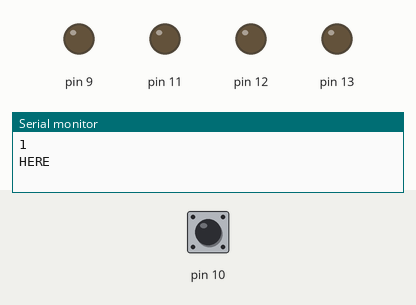
Recording of a sketch running on a simulated Arduino Uno, built with avr-gcc and run on an emulated ATmega328P. On the bench: output pins drawn as LEDs (lit = HIGH), the last lines printed to the serial monitor. The inputs (shaded band) are chosen by the test bench; at power-on: pin 10 HIGH.

Above: at 0.2 s.
At 0.7 s:
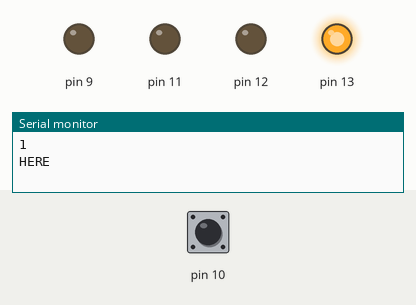
At 1.7 s:
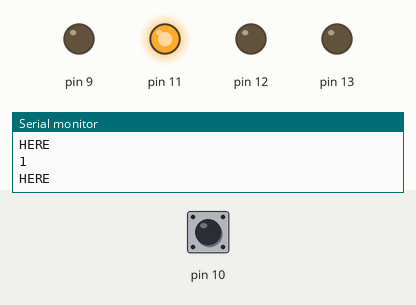
At 2.7 s:
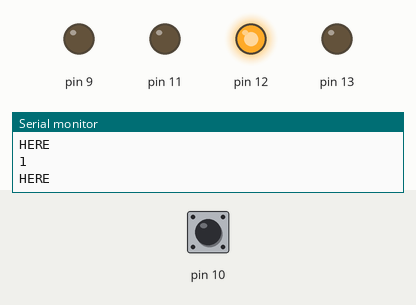
Timing chart, 0 to 3.5 s (numbered marks = the images above):
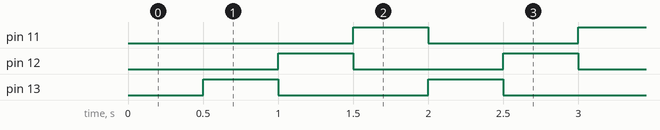

Measured:
- by itself, pin 11–13: alternates HIGH for 0.50 s and LOW for 1.0 s
- by itself, everything shown: repeats every 1.5 s, in 3 steps

The sketch:

LED_Test.ino
```cpp
void setup() {
  // LEDS
  pinMode(13, OUTPUT);
  pinMode(12, OUTPUT);
  pinMode(11, OUTPUT);
  pinMode(10, INPUT_PULLUP);
  pinMode(9, OUTPUT);
  digitalWrite(13, LOW);
  digitalWrite(12, LOW);
  digitalWrite(11, LOW);
  Serial.begin(9600);
}

void loop() {
  Serial.println(digitalRead(10));
  Serial.println("HERE");
  digitalWrite(10, HIGH);
  delay(500);
  digitalWrite(11, LOW);
  digitalWrite(13, HIGH);
  delay(500);
  digitalWrite(13, LOW);
  digitalWrite(12, HIGH);
  delay(500);
  digitalWrite(12, LOW);
  digitalWrite(11, HIGH);
}
```
